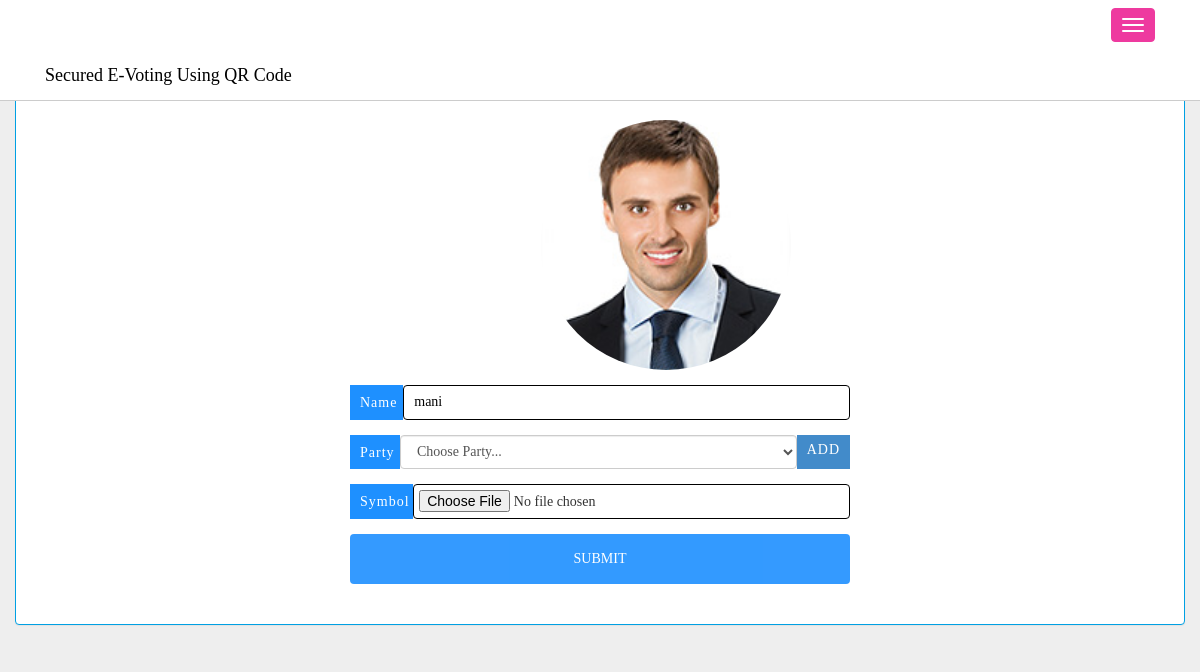
/e-voting_md/admin/allocate_party.php?cid=7, run on the app's committed database.
### tables this page shows
CREATE TABLE `condidate` (
  `cid` int(11) NOT NULL auto_increment,
  `name` varchar(233) NOT NULL,
  `fname` varchar(233) NOT NULL,
  `age` varchar(23) NOT NULL,
  `dob` varchar(233) NOT NULL,
  `gender` varchar(233) NOT NULL,
  `gname` varchar(233) NOT NULL,
  `qualification` varchar(233) NOT NULL,
  `pre_address` varchar(233) NOT NULL,
  `per_address` varchar(233) NOT NULL,
  `city` varchar(233) NOT NULL,
  `state` varchar(233) NOT NULL,
  `pincode` varchar(233) NOT NULL,
  `photo` varchar(255) NOT NULL,
  `status` int(11) NOT NULL,
  `mobile` varchar(23) NOT NULL,
  `election` varchar(225) NOT NULL,
  PRIMARY KEY  (`cid`)
);

### e-voting_md/admin/allocate_party.php (the view, shortened to what this page needs)
<!DOCTYPE html>
<html lang="en">
<head>
<link rel="stylesheet" href="https://cdnjs.cloudflare.com/ajax/libs/font-awesome/4.7.0/css/font-awesome.min.css">
    <link href="assets/css/bootstrap.css" rel="stylesheet">
    <link href="assets/css/mobile.css" rel="stylesheet">
</head>
<body>
    <nav class="navbar navbar-inverse navbar-fixed-top" role="navigation">
        <div class="container" id="menu">
			<div class="navbar-header">
                <button type="button" class="navbar-toggle" id="collapse-btn" data-toggle="collapse" data-target=".navbar-ex1-collapse">
                    <span class="icon-bar"></span>
                    <span class="icon-bar"></span>
                    <span class="icon-bar"></span>
                </button>
                 <a class="navbar-brand col-lg-12" id="brand" style="color:black;">
					<span style="font-family:elephant">Secured E-Voting Using QR Code</span>
				</a>
            </div>
		</div>
    </nav>
    <div class="container">
		<div class="row">
				<div class="panel panel-default bg-white">
						<div class="panel-heading hidden-xs">
						</div>
						<span style="padding:20px 20px;text-align:center;"><h2>Allocate Party </h2></span>
						 <form action="#" method="post" enctype="multipart/form-data" style="max-width:500px;margin:auto">
								<?php $cid=$_REQUEST['cid'];
								$select=mysql_query("select * from condidate where cid=$cid");
								$row=mysql_fetch_array($select);
								?>
								<div class="input-container">
								<center><img style="margin-left:191px;border:1px;border-radius:50%" src="../candidate/<?php echo $row['photo'] ?>" width="250" height="250"></center>
							  </div>
							  <div class="input-container">
								<i class="fa fa-envelo icon">Name</i>
								<input class="input-field" type="text" placeholder="Candidate name" value="<?php echo $row['name'] ?>" name="ename">
							  </div>
							  <div class="input-container">
								<i class="fa fa-envelo icon">Party</i>
									<select name="party" class="form-control" id="exampleFormControlSelect1">
										<option>Choose Party...</option>
									</select><a style="padding:5px 10px" class=" btn-primary " href="add_party.php">ADD</a>
								</div>
								<div class="input-container">
								<i class="fa fa-envelo icon">Symbol</i>
								<input class="input-field" type="file" placeholder=""  name="image">
							  </div>
							 <input type="submit" name="s1" value="SUBMIT" class="btn">
							</form>
						  <br/>  <br/>
				</div>
		</div>
			</div>
</body>
</html>

### e-voting_md/admin/assets/css/mobile.css (style rules this page uses)
.bg-white { background : #ffffff; }
a,a:hover { text-decoration : none; color : #ffffff; }
h1,h2,h3,h4,h5,h6 { margin : 0; padding : 0; }
h2 { color : #00A0E3; font-size : 16px; font-weight : bold; }
body { background : #eee; }
input[type="text"],textarea,select,input[type="file"],input[type="password"] { height : 35px; border-radius: 4px; border: thin solid black; }
input[type="file"] { padding:5px; }
.navbar-fixed-top { background : #fff; border : none; font-family : Corbert-Regular; border-bottom : 1px solid #cccccc; }
#collapse-btn { background : #EE3A9F; border : 1px solid #EE3A9F; }
.panel { border : 1px solid #00A0E3; font-family : Corbert-Regular; letter-spacing : 1px; }
.panel-default > .panel-heading { background : #00A0E3; color : #fff; font-family : Corbert-Regular; font-size : 18px; }
@media (max-width: 1200px) { .navbar-header { float: none; } }
@media (max-width: 1200px) { .navbar-toggle { display: block; } }

### e-voting_md/admin/allocate_party.php (style rules this page uses)
body { font-family: Arial, Helvetica, sans-serif; }
* { box-sizing: border-box; }
.input-container { display: -ms-flexbox; display: flex; width: 100%; margin-bottom: 15px; }
.icon { padding: 10px; background: dodgerblue; color: white; min-width: 50px; text-align: center; }
.input-field { width: 100%; padding: 10px; outline: none; }
.btn { background-color: dodgerblue; color: white; padding: 15px 20px; border: none; cursor: pointer; width: 100%; opacity: 0.9; }

### data on the page
condidate: photo (picture), ename "mani"
